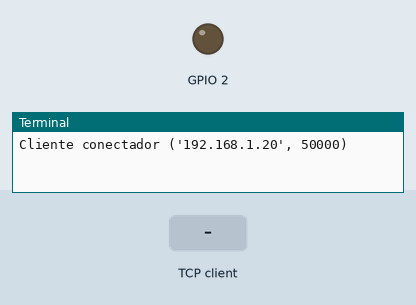
Bench run of a program on a simulated Raspberry Pi (BCM pin numbers). Parts: output pins drawn as LEDs (lit = HIGH), the last lines printed to the terminal. The inputs (shaded band) are chosen by the test bench. One TCP client connects 1 s after the port opens and stays connected.

Above: at 1.2 s.
1.3 s: the TCP client sends "a"
At 1.8 s:
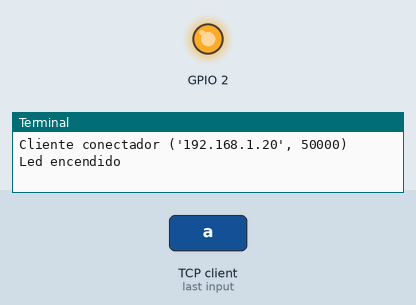
2.8 s: the TCP client sends "b"
At 4.1 s:
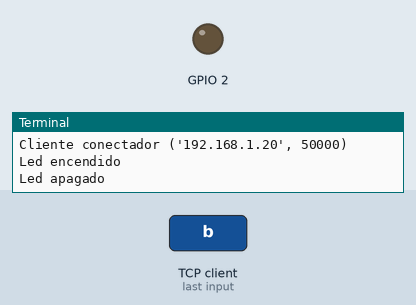
Timing chart, 0 to 5.8 s (numbered marks = the images above; inputs shaded):
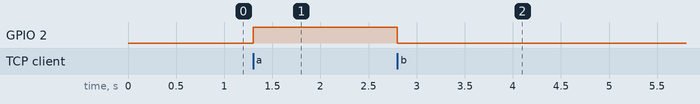

Measured:
- after the input at 1.3 s, GPIO 2: LOW → HIGH at once
- after the input at 2.8 s, GPIO 2: HIGH → LOW at once

The program:

clase07_Ejemplo03_Led_RPicomoServidor.py
```python
import socket
import RPi.GPIO as GPIO


#Crear un servidor
s=socket.socket()
#Abriendo conexion en puerto 2020
s.bind(("192.168.1.25",2020))
s.listen(10)

#Configuración de las salidas LED
GPIO.setmode(GPIO.BCM)
GPIO.setup(2, GPIO.OUT)

while True:
    (sc, addrc) = s.accept()
    print("Cliente conectador", addrc)
    continuar= True
    while continuar:
        dato=sc.recv(64)
        if not dato:
            continuar= False
            print("Cliente desconectado")
        else:
            dato2=dato.decode()
            str(dato2)
            if dato2=="a":
                print ("Led encendido")
                GPIO.output(2, GPIO.HIGH)
            elif dato2== "b":
                print ("Led apagado")
                GPIO.output(2, GPIO.LOW)

s.close()
print("Fin del programa")
```
